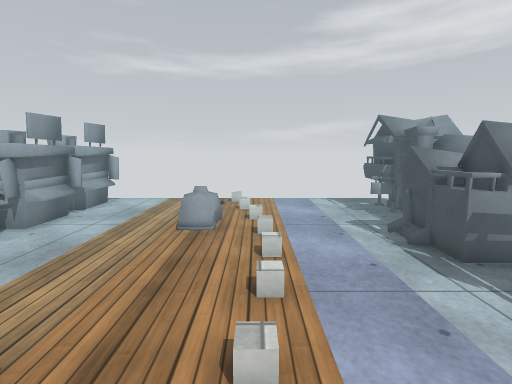
view 1 (above)

20 first-person views from a walk through a 3-D level made in the Unity game engine. The camera is 1.3 m above the floor, tilts 8° down and sees 85° across. The floor is counted in squares, 0.5 m on a side. Each view is taken from the middle of a square. On the plan, view 1 faces up. The plan holds only what a view shows up to about 19 squares ahead; the rest is blank. The place goes on beyond the plan. The player character is not drawn. Surface patterns are stand-ins for the level's own textures.

view 2
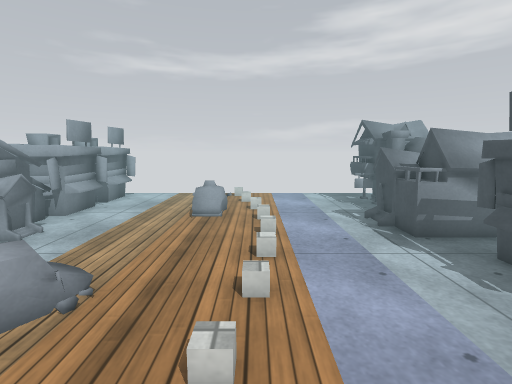

view 3
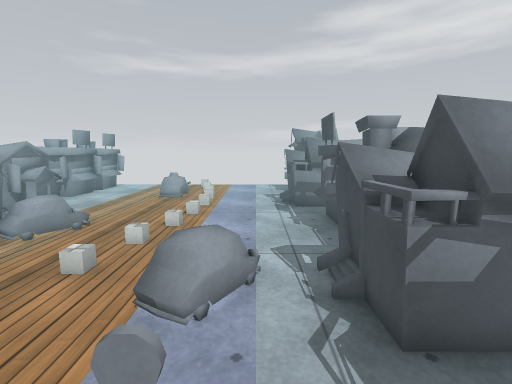

view 4
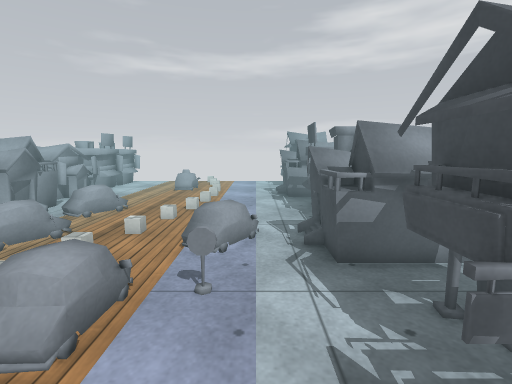

view 5
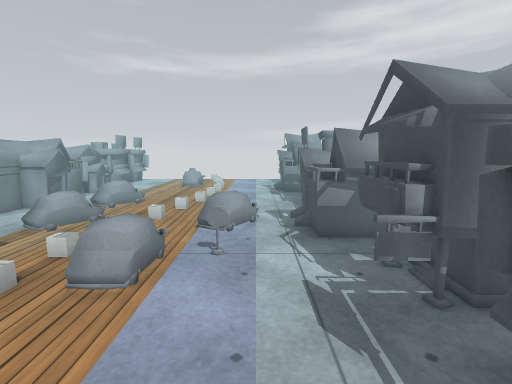

view 6
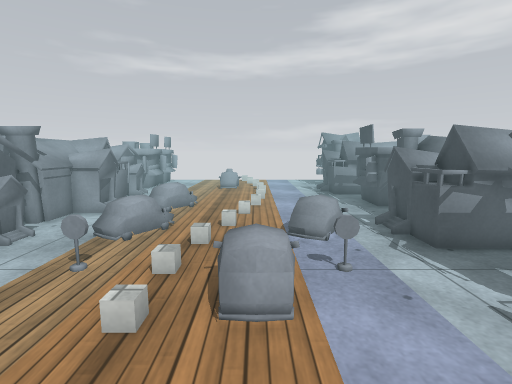

view 7
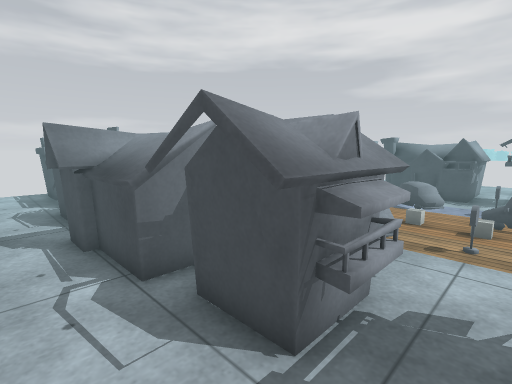

view 8
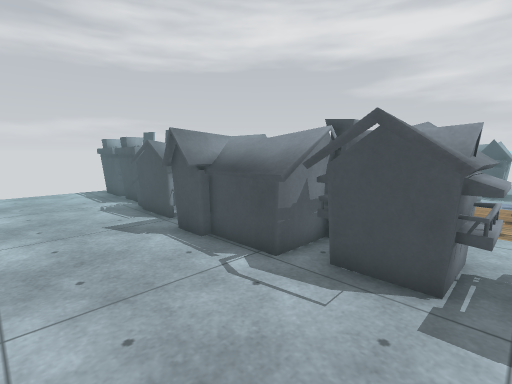

view 9
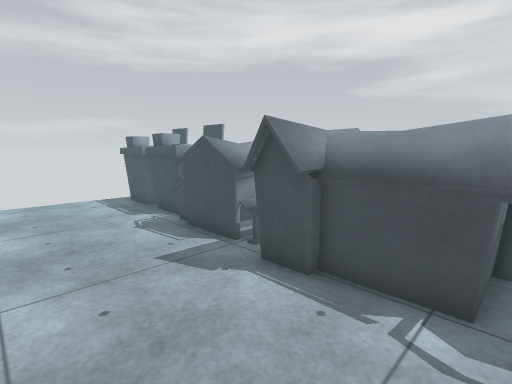

view 10
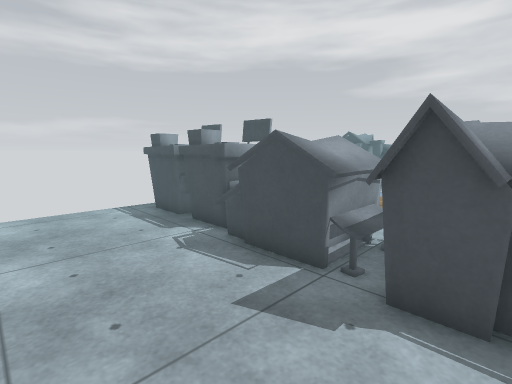

view 11
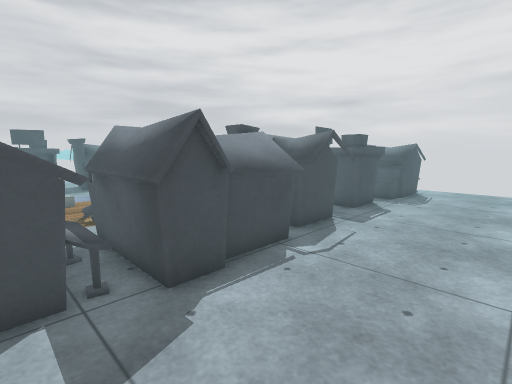

view 12
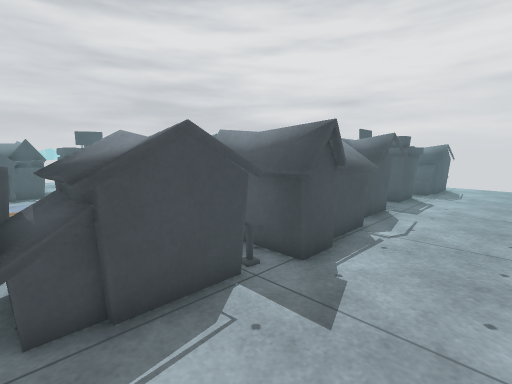

view 13
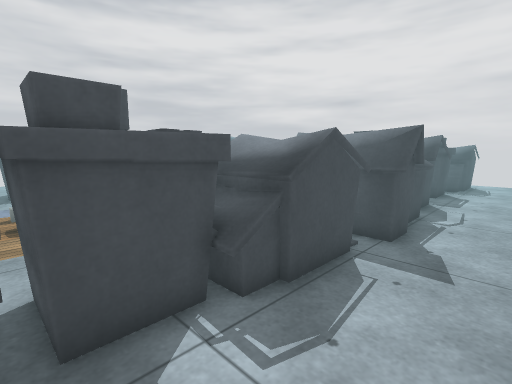

view 14
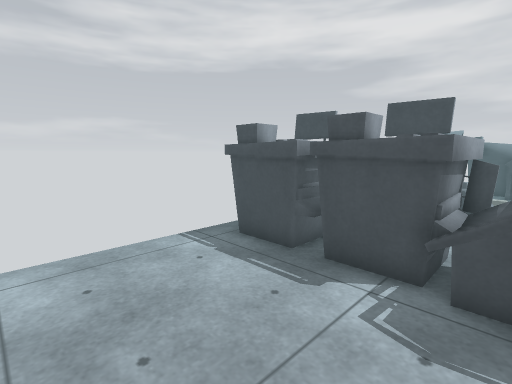

view 15
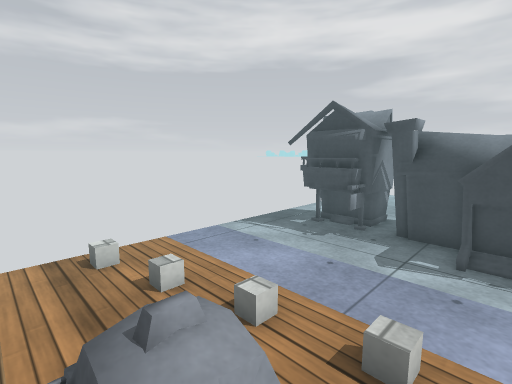

view 16
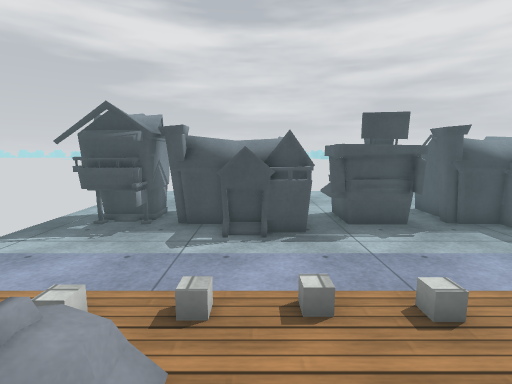

view 17
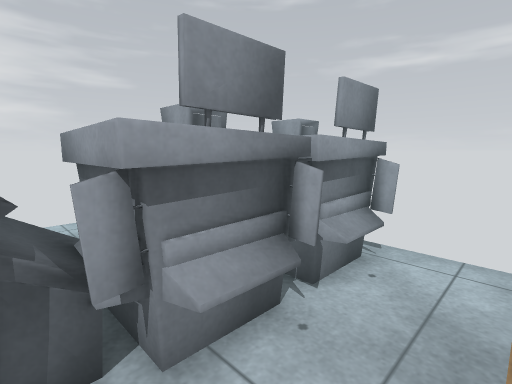

view 18
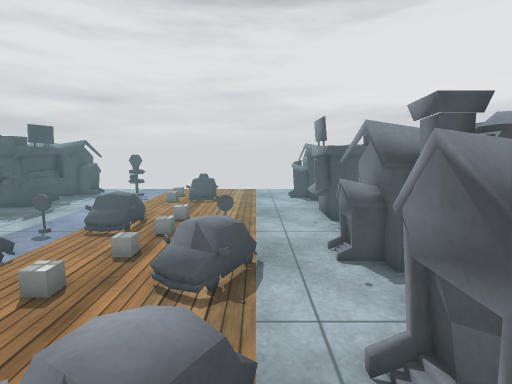

view 19
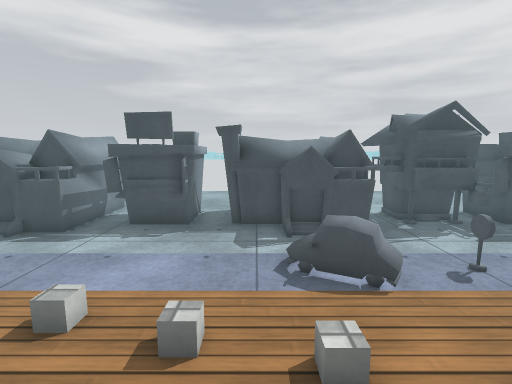

view 20
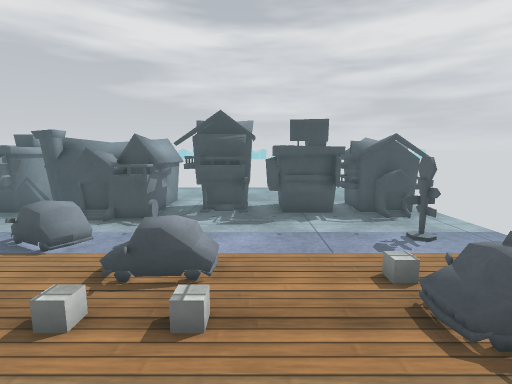

### Floor plan
Key: @ floor where view 1 was taken; # wall or solid block; . main floor; : floor 0.25 m higher than the main floor; + floor 0.5 m higher than the main floor; / step, stairs or slope; = window, fence, low wall or low ledge; ^ raised ledge; O other object.
Columns run from 16 left of view 1 to 8 right of it. Each row starts with its distance up from view 1.
 15 ......^^^=...../......#
 14 ......^^^............###
 13 ......^ ^=...........###
 12 ......^^^#...........###^
 11 ......^^^...../.:.....^^
 10 ......^ ^....=/=......^^
  9 ......^^^...../......^^^
  8 .....^^^^............^^^
  7 .....^^^^=...........####
  6 .....^^^^=...........####
  5 .....^^^^............ ^^=
  4 ....######............^ ^
  3 ....######..=...:.....^^^
  2 .....=^^^^.=^=........^^^
  1 .....^^^^^..O.........^^^
  0 .....^^^^.......@.....^^
 -1 .....^^^^...=..:..=..^^^
 -2 .....^^^^=.=^=...=^=.^^^
 -3 .....##^#^..O.....O..####
 -4 .....^^#^............###
 -5 ......==....=.:./.=...#
 -6 ......^^^......=+=...###
 -7 ......^^^.....:.:....###
 -8  .....^ ^............=##=
 -9  .....^ ^............#^^^
-10  .....^ ^.............^
-11  ....^^^^...../.......^^^
-12  ....^^^^=...=/=......^#^
-13  ....^  ^=....   .#..#^^^
-14  ....^  ^.....   ....^#^^
-15  .....            ....^#

Positions as (right, up) in squares from view 1, and headings:
1: (0, 0), facing up
2: (0, -2), facing up
3: (3, -7), facing up
4: (3, -10), facing up
5: (3, -12), facing up
6: (0, -11), facing up
7: (-13, -6), facing up-right
8: (-16, -5), facing up-right
9: (-16, -1), facing up-right
10: (-16, 2), facing up-right
11: (-16, 6), facing down-right
12: (-15, 9), facing down-right
13: (-14, 12), facing down-right
14: (-16, 8), facing up-right
15: (-3, 8), facing up-right
16: (-4, 8), facing right
17: (-5, 8), facing up-left
18: (-5, 4), facing down
19: (-4, 0), facing right
20: (-6, -8), facing right
